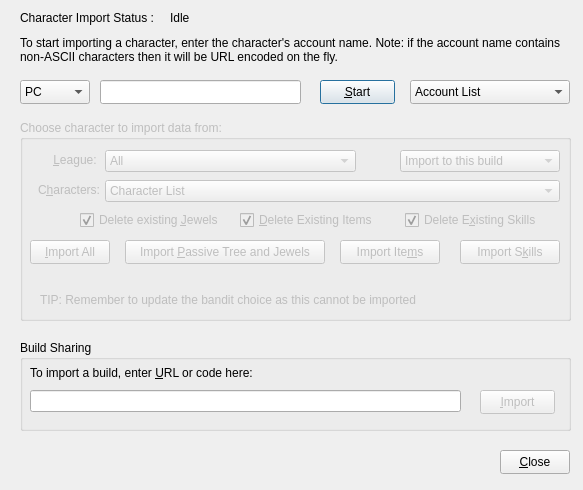
<?xml version="1.0" encoding="UTF-8"?>
<ui version="4.0">
 <class>BuildImport</class>
 <widget class="QDialog" name="BuildImport">
  <property name="geometry">
   <rect>
    <x>0</x>
    <y>0</y>
    <width>583</width>
    <height>490</height>
   </rect>
  </property>
  <property name="windowTitle">
   <string>Character Import</string>
  </property>
  <property name="windowIcon">
   <iconset resource="../../Assets/PoB.qrc">
    <normaloff>:/Art/Icons/paper-plane-return.png</normaloff>:/Art/Icons/paper-plane-return.png</iconset>
  </property>
  <widget class="QLabel" name="label_Import">
   <property name="geometry">
    <rect>
     <x>20</x>
     <y>10</y>
     <width>141</width>
     <height>16</height>
    </rect>
   </property>
   <property name="text">
    <string>Character Import Status :</string>
   </property>
  </widget>
  <widget class="QLabel" name="label_Status">
   <property name="geometry">
    <rect>
     <x>170</x>
     <y>10</y>
     <width>401</width>
     <height>16</height>
    </rect>
   </property>
   <property name="text">
    <string>Idle</string>
   </property>
  </widget>
  <widget class="QLabel" name="label_Info">
   <property name="geometry">
    <rect>
     <x>20</x>
     <y>30</y>
     <width>551</width>
     <height>40</height>
    </rect>
   </property>
   <property name="text">
    <string>To start importing a character, enter the character's account name. Note: if the account name contains non-ASCII characters then it will be URL encoded on the fly.</string>
   </property>
   <property name="wordWrap">
    <bool>true</bool>
   </property>
   <property name="openExternalLinks">
    <bool>true</bool>
   </property>
   <property name="textInteractionFlags">
    <set>Qt::LinksAccessibleByKeyboard|Qt::LinksAccessibleByMouse</set>
   </property>
  </widget>
  <widget class="QComboBox" name="combo_Realm">
   <property name="geometry">
    <rect>
     <x>20</x>
     <y>80</y>
     <width>70</width>
     <height>24</height>
    </rect>
   </property>
   <item>
    <property name="text">
     <string notr="true">PC</string>
    </property>
   </item>
   <item>
    <property name="text">
     <string notr="true">Xbox</string>
    </property>
   </item>
   <item>
    <property name="text">
     <string notr="true">PS4</string>
    </property>
   </item>
   <item>
    <property name="text">
     <string notr="true">Garena</string>
    </property>
   </item>
   <item>
    <property name="text">
     <string notr="true">Tencent</string>
    </property>
   </item>
  </widget>
  <widget class="QComboBox" name="combo_Account_History">
   <property name="geometry">
    <rect>
     <x>410</x>
     <y>80</y>
     <width>160</width>
     <height>24</height>
    </rect>
   </property>
   <item>
    <property name="text">
     <string>Account List</string>
    </property>
   </item>
  </widget>
  <widget class="QLineEdit" name="lineedit_Account">
   <property name="geometry">
    <rect>
     <x>100</x>
     <y>80</y>
     <width>201</width>
     <height>24</height>
    </rect>
   </property>
  </widget>
  <widget class="QPushButton" name="btn_StartImport">
   <property name="geometry">
    <rect>
     <x>320</x>
     <y>80</y>
     <width>75</width>
     <height>24</height>
    </rect>
   </property>
   <property name="text">
    <string>&amp;Start</string>
   </property>
  </widget>
  <widget class="QGroupBox" name="grpbox_CharImport">
   <property name="enabled">
    <bool>false</bool>
   </property>
   <property name="geometry">
    <rect>
     <x>20</x>
     <y>120</y>
     <width>551</width>
     <height>201</height>
    </rect>
   </property>
   <property name="title">
    <string>Choose character to import data from:</string>
   </property>
   <widget class="QLabel" name="label_League">
    <property name="geometry">
     <rect>
      <x>10</x>
      <y>32</y>
      <width>70</width>
      <height>16</height>
     </rect>
    </property>
    <property name="text">
     <string>&amp;League: </string>
    </property>
    <property name="alignment">
     <set>Qt::AlignRight|Qt::AlignTrailing|Qt::AlignVCenter</set>
    </property>
    <property name="buddy">
     <cstring>combo_League</cstring>
    </property>
   </widget>
   <widget class="QComboBox" name="combo_League">
    <property name="geometry">
     <rect>
      <x>85</x>
      <y>30</y>
      <width>251</width>
      <height>22</height>
     </rect>
    </property>
    <item>
     <property name="text">
      <string>All</string>
     </property>
    </item>
   </widget>
   <widget class="QComboBox" name="combo_CharList">
    <property name="geometry">
     <rect>
      <x>85</x>
      <y>60</y>
      <width>455</width>
      <height>22</height>
     </rect>
    </property>
    <item>
     <property name="text">
      <string>Character List</string>
     </property>
    </item>
   </widget>
   <widget class="QPushButton" name="btn_TreeJewels">
    <property name="geometry">
     <rect>
      <x>105</x>
      <y>120</y>
      <width>200</width>
      <height>24</height>
     </rect>
    </property>
    <property name="text">
     <string>Import &amp;Passive Tree and Jewels</string>
    </property>
   </widget>
   <widget class="QPushButton" name="btn_Items">
    <property name="geometry">
     <rect>
      <x>320</x>
      <y>120</y>
      <width>100</width>
      <height>24</height>
     </rect>
    </property>
    <property name="text">
     <string>Import Ite&amp;ms</string>
    </property>
   </widget>
   <widget class="QCheckBox" name="check_DeleteJewels">
    <property name="geometry">
     <rect>
      <x>60</x>
      <y>90</y>
      <width>151</width>
      <height>20</height>
     </rect>
    </property>
    <property name="text">
     <string>Delete existing &amp;Jewels</string>
    </property>
    <property name="checked">
     <bool>true</bool>
    </property>
   </widget>
   <widget class="QCheckBox" name="check_DeleteItems">
    <property name="geometry">
     <rect>
      <x>220</x>
      <y>90</y>
      <width>150</width>
      <height>20</height>
     </rect>
    </property>
    <property name="text">
     <string>&amp;Delete Existing Items</string>
    </property>
    <property name="checked">
     <bool>true</bool>
    </property>
   </widget>
   <widget class="QCheckBox" name="check_DeleteSkills">
    <property name="geometry">
     <rect>
      <x>385</x>
      <y>90</y>
      <width>150</width>
      <height>20</height>
     </rect>
    </property>
    <property name="text">
     <string>Delete E&amp;xisting Skills</string>
    </property>
    <property name="checked">
     <bool>true</bool>
    </property>
   </widget>
   <widget class="QLabel" name="label_Info_2">
    <property name="geometry">
     <rect>
      <x>20</x>
      <y>170</y>
      <width>500</width>
      <height>20</height>
     </rect>
    </property>
    <property name="text">
     <string>TIP: Remember to update the bandit choice as this cannot be imported</string>
    </property>
    <property name="wordWrap">
     <bool>true</bool>
    </property>
   </widget>
   <widget class="QPushButton" name="btn_ImportAll">
    <property name="geometry">
     <rect>
      <x>10</x>
      <y>120</y>
      <width>80</width>
      <height>24</height>
     </rect>
    </property>
    <property name="text">
     <string>&amp;Import All</string>
    </property>
   </widget>
   <widget class="QLabel" name="label_Characters">
    <property name="geometry">
     <rect>
      <x>10</x>
      <y>62</y>
      <width>70</width>
      <height>16</height>
     </rect>
    </property>
    <property name="text">
     <string>C&amp;haracters:</string>
    </property>
    <property name="alignment">
     <set>Qt::AlignRight|Qt::AlignTrailing|Qt::AlignVCenter</set>
    </property>
    <property name="buddy">
     <cstring>combo_CharList</cstring>
    </property>
   </widget>
   <widget class="QPushButton" name="btn_Skills">
    <property name="geometry">
     <rect>
      <x>440</x>
      <y>120</y>
      <width>100</width>
      <height>24</height>
     </rect>
    </property>
    <property name="text">
     <string>Import S&amp;kills</string>
    </property>
   </widget>
   <widget class="QComboBox" name="combo_Import">
    <property name="geometry">
     <rect>
      <x>380</x>
      <y>30</y>
      <width>160</width>
      <height>22</height>
     </rect>
    </property>
    <property name="currentIndex">
     <number>0</number>
    </property>
    <item>
     <property name="text">
      <string>Import to this build</string>
     </property>
    </item>
    <item>
     <property name="text">
      <string>Import to a new build</string>
     </property>
    </item>
   </widget>
  </widget>
  <widget class="QGroupBox" name="grpbox_BuildSharing">
   <property name="geometry">
    <rect>
     <x>20</x>
     <y>340</y>
     <width>551</width>
     <height>91</height>
    </rect>
   </property>
   <property name="title">
    <string>Build Sharing</string>
   </property>
   <widget class="QLabel" name="label_BuildShare">
    <property name="geometry">
     <rect>
      <x>10</x>
      <y>25</y>
      <width>241</width>
      <height>16</height>
     </rect>
    </property>
    <property name="text">
     <string>To import a build, enter &amp;URL or code here:</string>
    </property>
    <property name="buddy">
     <cstring>lineedit_BuildShare</cstring>
    </property>
   </widget>
   <widget class="QLineEdit" name="lineedit_BuildShare">
    <property name="geometry">
     <rect>
      <x>10</x>
      <y>50</y>
      <width>431</width>
      <height>22</height>
     </rect>
    </property>
    <property name="text">
     <string/>
    </property>
   </widget>
   <widget class="QPushButton" name="btn_ImportBuildSharing">
    <property name="enabled">
     <bool>false</bool>
    </property>
    <property name="geometry">
     <rect>
      <x>460</x>
      <y>50</y>
      <width>75</width>
      <height>24</height>
     </rect>
    </property>
    <property name="text">
     <string>&amp;Import</string>
    </property>
   </widget>
  </widget>
  <widget class="QPushButton" name="btn_Close">
   <property name="geometry">
    <rect>
     <x>500</x>
     <y>450</y>
     <width>70</width>
     <height>24</height>
    </rect>
   </property>
   <property name="text">
    <string>&amp;Close</string>
   </property>
  </widget>
 </widget>
 <tabstops>
  <tabstop>lineedit_BuildShare</tabstop>
  <tabstop>btn_ImportBuildSharing</tabstop>
  <tabstop>btn_Close</tabstop>
  <tabstop>combo_Realm</tabstop>
  <tabstop>lineedit_Account</tabstop>
  <tabstop>btn_StartImport</tabstop>
  <tabstop>combo_Account_History</tabstop>
  <tabstop>combo_League</tabstop>
  <tabstop>combo_Import</tabstop>
  <tabstop>combo_CharList</tabstop>
  <tabstop>check_DeleteJewels</tabstop>
  <tabstop>check_DeleteItems</tabstop>
  <tabstop>check_DeleteSkills</tabstop>
  <tabstop>btn_ImportAll</tabstop>
  <tabstop>btn_TreeJewels</tabstop>
  <tabstop>btn_Items</tabstop>
  <tabstop>btn_Skills</tabstop>
 </tabstops>
 <resources>
  <include location="../../Assets/PoB.qrc"/>
 </resources>
 <connections/>
</ui>
